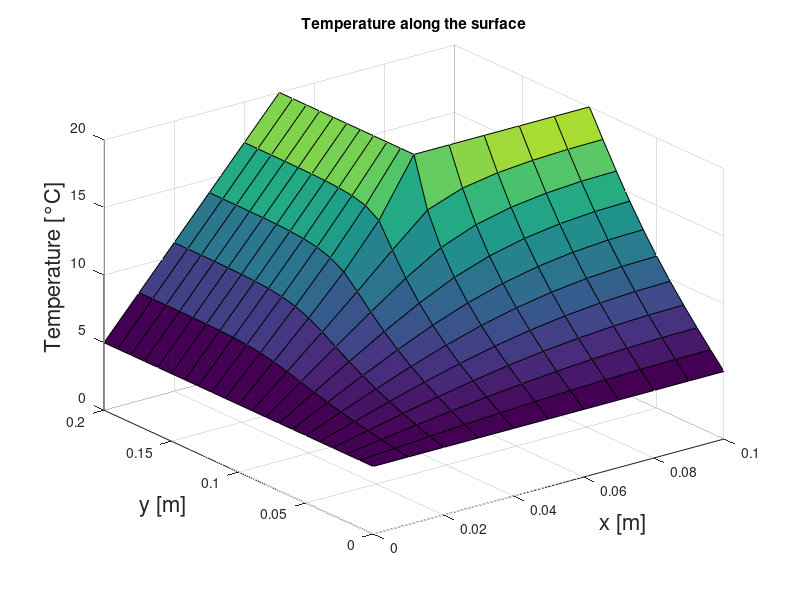

The MATLAB source for this figure:
% Consider the cross-section of a steel beam, shown in Figure 1.

% a. Compute and represent the temperature map under steady-state conditions, 
% with the boundary conditions depicted in the figure and Tin = 20 °C.

% b. Calculate the heat power dissipated per unit length of the beam through the edges 
% that are at a lower temperature.

% For steel, assume a density of 7800 kg/m³, a thermal conductivity of 1 W/mK, 
% and a specific heat capacity of 450 J/kgK.



% Laib 10, exercise 2
% Simone Canevarolo
% S269893
% 04/01/2025


clear all
close all
clc

%%

ll = 0.2; % m
base = 0.1; % m
alt = 0.1; % m
alt1 = 0.05; %  m

roacc = 7800; % kg/m^3
cond = 1; % W/m/K
cp = 450; % J/kg/K

Tout = 5+273; % K
Tin = 20+273; % K

%%

dx = 1e-2; % m
dy = dx;

xx = (0:dx:alt)';
xx1 = (0:dx:alt1)';

yy = (0:dy:ll)';
yy1 = (0:dy:base)';

Nx = length(xx);
Nx1 = length(xx1);

Ny = length(yy);
Ny1 = length(yy1);

Ntot = Nx*Ny1+Nx1*(Ny-Ny1);
Ntot1 = Nx*Ny1;
Ntot2 = Nx1*(Ny-Ny1);

[xmat,ymat] = meshgrid(xx,yy);

AA = sparse([],[],[],Ntot,Ntot,5*Ntot);


bb = zeros(Ntot,1);

% Left rectangle

for ii = 2:Nx-1
    for jj = 2:Ny1-1

        kk = Nx*(jj-1)+ii;
        AA(kk,kk-Nx) = 1/dy^2;
        AA(kk,kk-1) = 1/dx^2;
        AA(kk,kk) = -2*(1/dx^2+1/dy^2);
        AA(kk,kk+1) = 1/dx^2;
        AA(kk,kk+Nx) = 1/dy^2;

    end
end

% Left rectangles

for ii = 2:(Nx1-1)
    for jj = Ny1:Ny-1

        if jj == Ny1   

            kk = Ntot1-Nx+ii;
            AA(kk,kk-Nx) = 1/dy^2;
            AA(kk,kk-1) = 1/dx^2;
            AA(kk,kk) = -2*(1/dx^2+1/dy^2);
            AA(kk,kk+1) = 1/dx^2;
            AA(kk,kk+Nx) = 1/dy^2;

        elseif  jj == Ny1+1
               
            kk=Ntot1+ii;
            AA(kk,kk-Nx)=1/dy^2;
            AA(kk,kk-1)=1/dx^2;
            AA(kk,kk)=-2*(1/dx^2+1/dy^2);
            AA(kk,kk+1)=1/dx^2;
            AA(kk,kk+Nx1)=1/dy^2;
                   
        else

            kk = Ntot1+(jj-Ny1-1)*Nx1+ii;
            AA(kk,kk-Nx1) = 1/dy^2;  
            AA(kk,kk-1) = 1/dx^2;
            AA(kk,kk) = -2*(1/dx^2+1/dy^2);
            AA(kk,kk+1) = 1/dx^2;
            AA(kk,kk+Nx1) = 1/dy^2;

        end
    end
end


% West (left square) - Dirichlet condition
jj = 1;
for ii = 2:Nx

    kk = ii;
    AA(kk,:) = 0;
    AA(kk,kk) = eye(length(kk));
    bb(kk) = Tout;

end

% North (left square), Dirichlet condition

ii = 1;
for jj = 1:Ny1

    kk = (jj-1)*Nx+ii;
    AA(kk,:) = 0;
    AA(kk,kk) = eye(length(kk));
    bb(kk) = Tout;

end

% South-East (left square) - Dirichlet condition

jj = Ny1;
for ii = Nx1:Nx

    kk = (jj-1)*Nx+ii;
    AA(kk,:) = 0;
    AA(kk,kk) = eye(length(kk));
    bb(kk) = Tin;

end

% South (left square) - Neumann condition

ii = Nx;
for jj = 2:Ny1-1

    kk = (jj-1)*Nx+ii;
    AA(kk,kk-Nx) = 1/dy^2;
    AA(kk,kk-1) = 2*(1/dx^2);
    AA(kk,kk) = -2*(1/dx^2+1/dy^2);
    AA(kk,kk+Nx) = 1/dy^2;

end

% North (right rectangle) - Dirichlet condition

ii=1;
for jj = Ny1+1:Ny

    kk = Ntot1+(jj-Ny1-1)*Nx1+ii;
    AA(kk,:) = 0;
    AA(kk,kk) = eye(length(kk));
    bb(kk) = Tout;

end

% East (right rectangle) - Neumann adiabatico

jj = Ny;
for ii = 2:Nx1-1

    kk = Ntot-Nx1+ii;
    AA(kk,kk-Nx1) = 2*(1/dy^2);
    AA(kk,kk-1) = 1/dx^2;
    AA(kk,kk) = -2*(1/dx^2+1/dy^2);
    AA(kk,kk+1) = 1/dx^2;

end

% South (right rectangle) - Dirichlet condition

ii = Nx1;
for jj = Ny1+1:Ny

     kk = Ntot1+(jj-Ny1-1)*Nx1+ii;
     AA(kk,kk) = eye(length(kk));
     bb(kk) = Tin;

end

%%

TT = AA\bb;

TTT1 = reshape(TT(1:Ntot1),Nx,Ny1);
TTT2 = reshape(TT(Ntot1+1:end),Nx1,Ny-Ny1);
TTT3 = NaN*ones(Nx-Nx1,Ny-Ny1);

TTT = [TTT1,[TTT2;TTT3]];

figure (1)
surf(xmat,ymat,TTT'-273)

xlabel('x [m]','fontsize',16)
ylabel('y [m]','fontsize',16)
zlabel('Temperature [°C]','fontsize',16)
title('Temperature along the surface')
